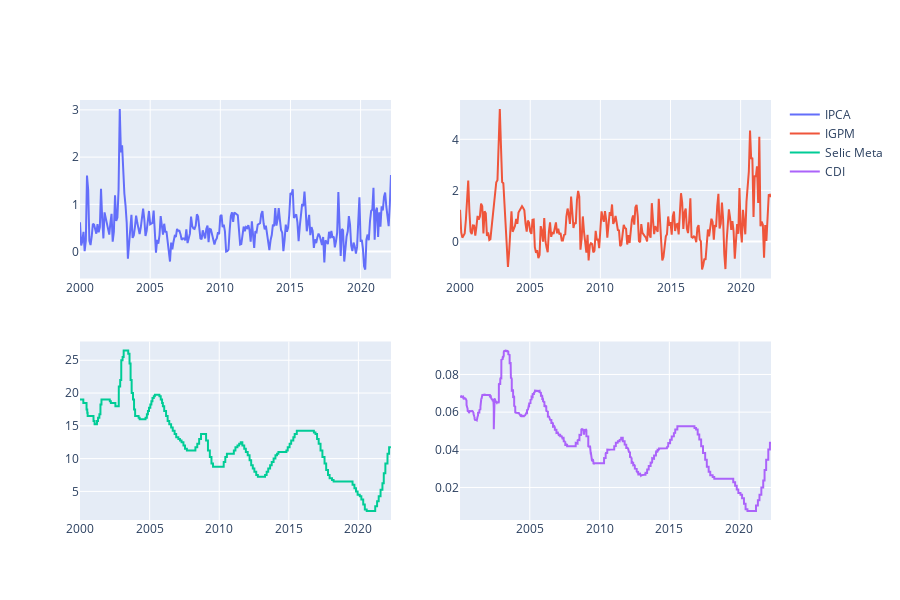

The code cell stored with this chart in its notebook:
### Code cell
fig = make_subplots(rows=2,cols=2)
fig.add_trace(go.Scatter(x=ipca_2['data'],y=ipca_2['valor'],mode='lines',name='IPCA'),row=1,col=1)
fig.add_trace(go.Scatter(x=igpm_2['data'],y=igpm_2['valor'],mode='lines',name='IGPM'),row=1,col=2)
fig.add_trace(go.Scatter(x=selic_meta_2['data'],y=selic_meta_2['valor'],mode='lines',name='Selic Meta'),row=2,col=1)
fig.add_trace(go.Scatter(x=cdi_2['data'],y=cdi_2['valor'],mode='lines',name='CDI'),row=2,col=2)
fig.update_layout(height=600)
fig.show()

### Figure 1 — Plotly figure (JSON) as saved in the notebook; plotly's stock layout.template omitted (floating-point values rounded to 4 significant figures; data arrays with more than 128 entries replaced by an {"elided": "..."} marker saying what was removed)
{"data": [{"mode": "lines", "name": "IPCA", "type": "scatter", "x": {"elided": "267 str values"}, "xaxis": "x", "y": {"elided": "267 float values"}, "yaxis": "y"}, {"mode": "lines", "name": "IGPM", "type": "scatter", "x": {"elided": "267 str values"}, "xaxis": "x2", "y": {"elided": "267 float values"}, "yaxis": "y2"}, {"mode": "lines", "name": "Selic Meta", "type": "scatter", "x": {"elided": "8160 str values"}, "xaxis": "x3", "y": {"elided": "8160 float values"}, "yaxis": "y3"}, {"mode": "lines", "name": "CDI", "type": "scatter", "x": {"elided": "5598 str values"}, "xaxis": "x4", "y": {"elided": "5598 float values"}, "yaxis": "y4"}], "layout": {"height": 600, "xaxis": {"anchor": "y", "domain": [0, 0.45]}, "xaxis2": {"anchor": "y2", "domain": [0.55, 1]}, "xaxis3": {"anchor": "y3", "domain": [0, 0.45]}, "xaxis4": {"anchor": "y4", "domain": [0.55, 1]}, "yaxis": {"anchor": "x", "domain": [0.575, 1]}, "yaxis2": {"anchor": "x2", "domain": [0.575, 1]}, "yaxis3": {"anchor": "x3", "domain": [0, 0.425]}, "yaxis4": {"anchor": "x4", "domain": [0, 0.425]}}}
